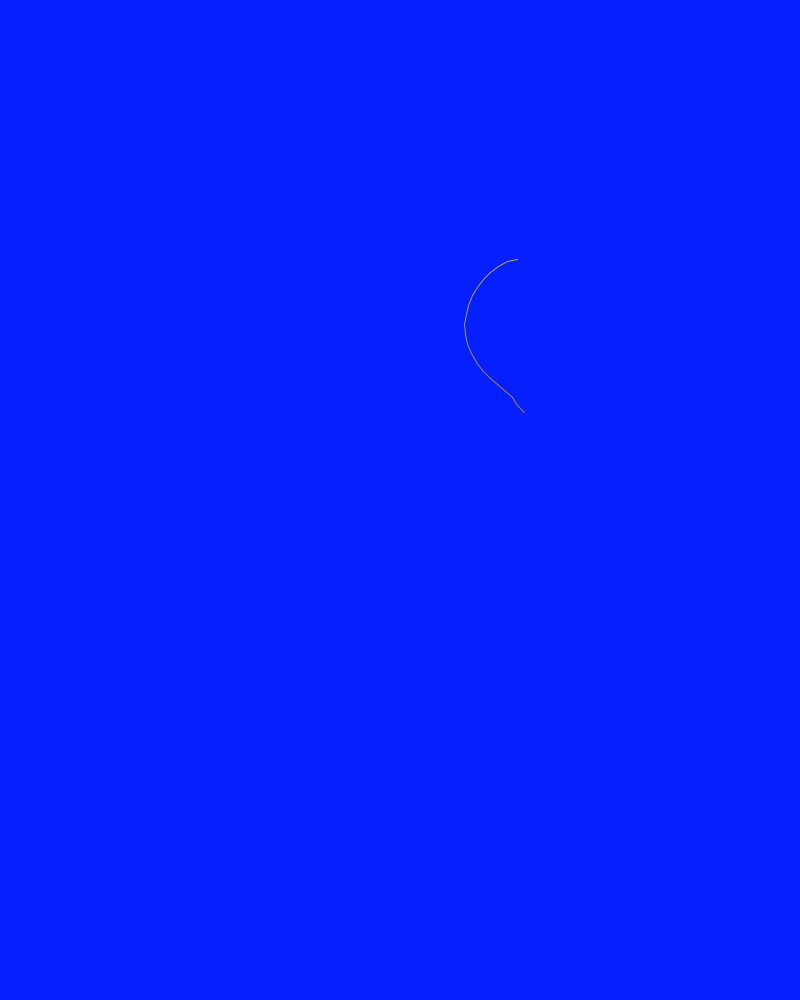
Frame 1 (no input)
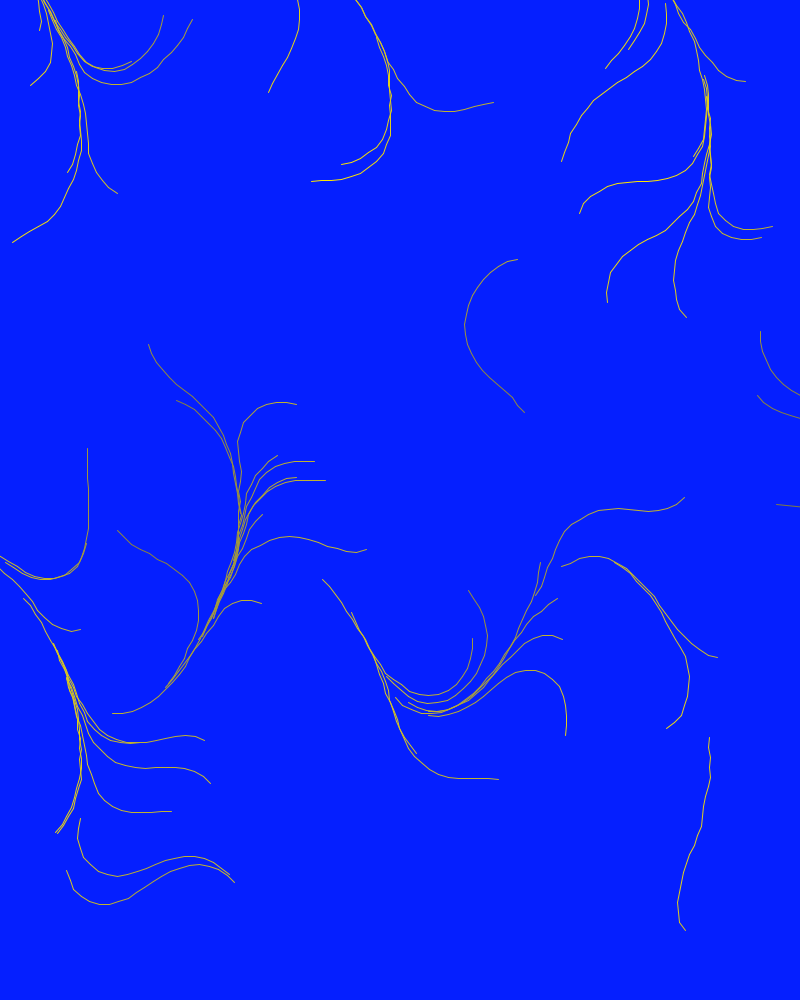
Frame 60 (the mouse pressed at the canvas centre just before this capture)
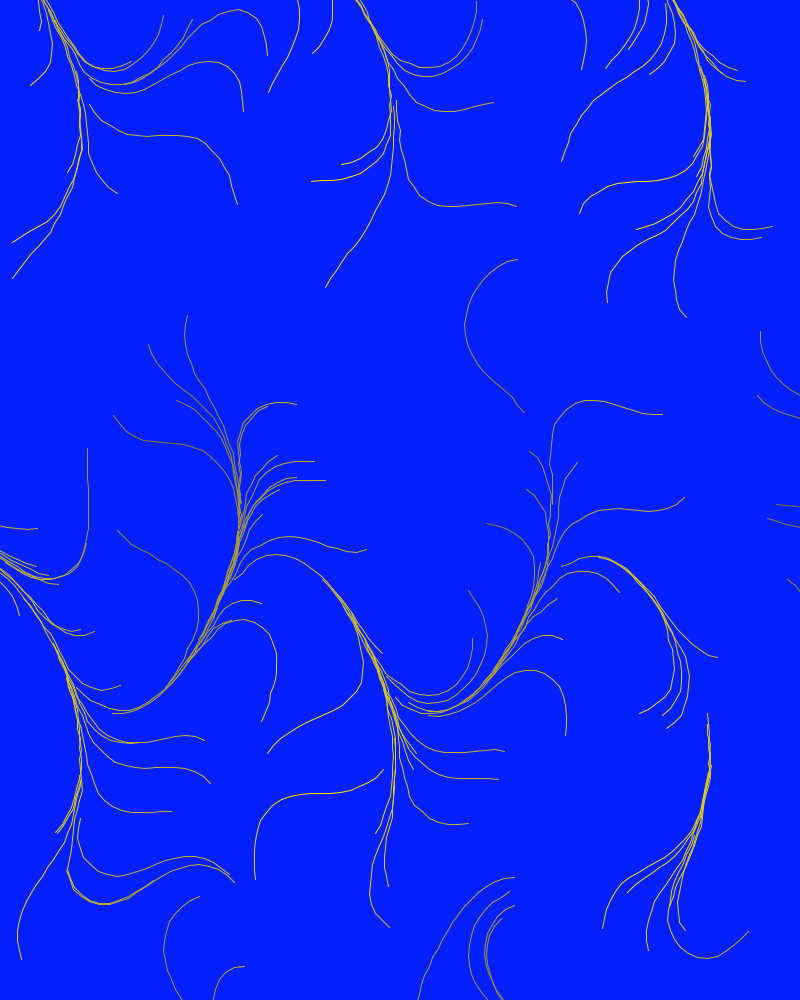
Frame 120 (the mouse held since frame 60 and released just before this capture)

The Processing sketch that drew these frames (run headless with seeded random() and noise(); from frame 60 on, the mouse is pressed at the canvas centre):

// Processing sketch: aula_de_flowfield
// ── aula_de_flowfield.pde
float scale = 10;
int rows, cols;
float[][] flowfield;

void setup() {
  size(800, 1000);
  colorMode(HSB, 356, 100, 100);
  rows = int(height/scale);
  cols = int(width/scale);
  flowfield = new float[rows][cols];
  //generateFlowField();
  generatePatternFlowField();
  background(#051FFF);
  frameRate(30);
}

void draw() {
  //drawFlowField();
  illustrateFlowField();
}
void illustrateFlowField(){
  float x,y;
  float newx,newy;
  int c = 0;
  x = random(width);
  y = random(height);
  do{
    float angle = flowfield[int(y/scale)][int(x/scale)];
    newx = x + scale*cos(angle);
    newy = y + scale*sin(angle);
    stroke(54, map(angle, 0, 2*PI, 50, 100), map(angle, 0, 2*PI, 50, 100));
    line(x, y, newx, newy);
    x = newx;
    y = newy;
    
    c++;
  }while(c < 20 && x > 0 && x < width && y > 0 && y < height);
}

void drawFlowField(){
  stroke(0,0,100);
  for(int r = 0; r < rows; r++){
    for(int c = 0; c < cols; c++){
      pushMatrix();
      translate(c*scale, r*scale);
      rotate(flowfield[r][c]);
      stroke(map(flowfield[r][c],0,2*PI,0,60),100,100);
      line(0,0,scale*3,0);
      popMatrix();
    }
  }
}
void generatePatternFlowField(){
  for(int r = 0; r < rows; r++){
    for(int c = 0; c < cols; c++){
      float value = sin(r*0.1) + cos(c*0.2);
      flowfield[r][c] = map(value, -2,2,0,2*PI);
    }}
}


void generateFlowField(){
  float noiseScale = 0.01;
  for(int r = 0; r < rows; r++){
    for(int c = 0; c < cols; c++){
      flowfield[r][c] = map(noise(r*noiseScale, c*noiseScale), 0,1,0,2*PI);
    }}
}
